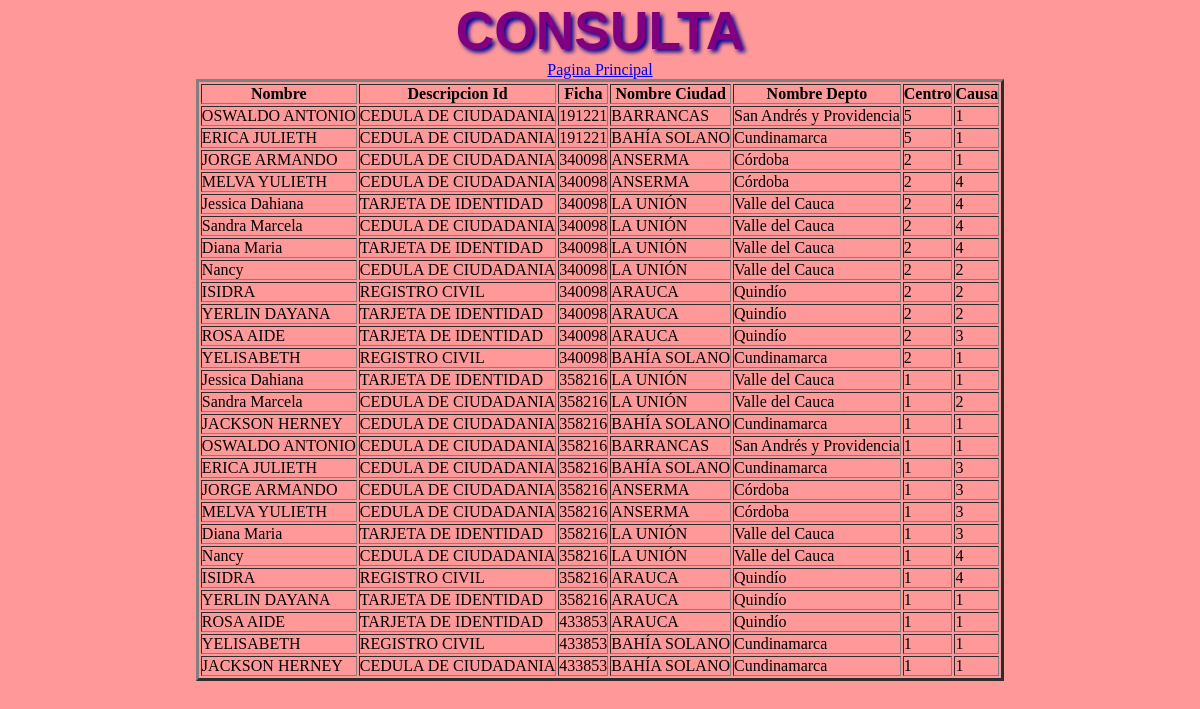
The page /consulta_2/index.php on the database its author committed.
### tables this page shows
CREATE TABLE IF NOT EXISTS `tipo_id` (
  `cod_tipo_id` varchar(3) NOT NULL DEFAULT '',
  `des_tipo_id` varchar(20) DEFAULT NULL,
  PRIMARY KEY (`cod_tipo_id`)
);

CREATE TABLE IF NOT EXISTS `aprendiz` (
  `id_apre` varchar(12) NOT NULL DEFAULT '',
  `nom_apre` varchar(60) DEFAULT NULL,
  `apel_apre` varchar(60) DEFAULT NULL,
  `tel_apre` varchar(12) DEFAULT NULL,
  `cod_ciudad` varchar(2) DEFAULT NULL,
  `cod_tipo_id` varchar(3) DEFAULT NULL,
  `cod_rh` varchar(3) DEFAULT NULL,
  `genero` varchar(2) DEFAULT NULL,
  `edad` varchar(2) DEFAULT NULL,
  PRIMARY KEY (`id_apre`),
  KEY `cod_ciudad` (`cod_ciudad`),
  KEY `cod_tipo_id` (`cod_tipo_id`),
  KEY `cod_rh` (`cod_rh`)
);

CREATE TABLE IF NOT EXISTS `ficha` (
  `num_ficha` varchar(7) NOT NULL DEFAULT '',
  `cod_prog` varchar(4) DEFAULT NULL,
  `fecha_ini` varchar(10) DEFAULT NULL,
  `fecha_fin` varchar(10) DEFAULT NULL,
  `cod_centro` varchar(2) DEFAULT NULL,
  PRIMARY KEY (`num_ficha`),
  KEY `cod_prog` (`cod_prog`)
);

CREATE TABLE IF NOT EXISTS `ciudad` (
  `cod_ciudad` varchar(4) NOT NULL DEFAULT '',
  `nom_ciudad` varchar(60) DEFAULT NULL,
  `cod_depto` varchar(2) DEFAULT NULL,
  `habitantes` varchar(15) DEFAULT NULL,
  PRIMARY KEY (`cod_ciudad`),
  KEY `cod_depto` (`cod_depto`)
);

CREATE TABLE IF NOT EXISTS `depto` (
  `cod_depto` varchar(2) NOT NULL DEFAULT '',
  `nom_depto` varchar(60) DEFAULT NULL,
  PRIMARY KEY (`cod_depto`)
);

CREATE TABLE IF NOT EXISTS `centro` (
  `cod_centro` varchar(2) NOT NULL DEFAULT '',
  `desc_centro` varchar(60) DEFAULT NULL,
  `tel` varchar(12) DEFAULT NULL,
  `dir` varchar(50) DEFAULT NULL,
  `cod_ciudad` varchar(2) DEFAULT NULL,
  PRIMARY KEY (`cod_centro`),
  KEY `cod_ciudad` (`cod_ciudad`)
);

CREATE TABLE IF NOT EXISTS `desercion` (
  `num_doc` varchar(4) NOT NULL DEFAULT '',
  `fecha` varchar(10) DEFAULT NULL,
  `id_apre` varchar(12) DEFAULT NULL,
  `num_ficha` varchar(7) DEFAULT NULL,
  `cod_causa` varchar(2) DEFAULT NULL,
  `fecha_desercion` varchar(10) DEFAULT NULL,
  `fase_desercion` varchar(4) DEFAULT NULL,
  PRIMARY KEY (`num_doc`),
  KEY `id_apre` (`id_apre`),
  KEY `num_ficha` (`num_ficha`),
  KEY `cod_causa` (`cod_causa`)
);

### librerias/dataBaseClass.php (called while the page is built, shortened)
<?php
class dataBaseClass {
  static private $host = 'localhost';
  static private $port = 3306,
          $dbname = 'bddesercion',
          $user = 'root',
          $password = 'Sena2014',
          $driver = 'mysql',
          $instance = NULL;
  static public function getInstance() {
    return self::$instance;
  }
  static private function connect() {
    try {
      $dsn = self::$driver
              . ':host='. self::$host
              . ';port=' . self::$port
              . ';dbname=' . self::$dbname;
      self::$instance = new PDO($dsn, self::$user, self::$password);
      return true;
    } catch (PDOException $e) {
      echo $e->getMessage();
    }
  }
}

### consulta_2/model/modelClass.php (called while the page is built)
<?php
class modelClass {
  static public function getAll() {
    try {
      $sql = "SELECT nom_apre,des_tipo_id,ficha.num_ficha,nom_ciudad,nom_depto,centro.cod_centro,cod_causa FROM tipo_id,aprendiz,desercion,ficha,centro,ciudad,depto where desercion.cod_causa=desercion.cod_causa and desercion.id_apre=aprendiz.id_apre and aprendiz.cod_tipo_id=tipo_id.cod_tipo_id and ficha.cod_centro=centro.cod_centro and ciudad.cod_depto=depto.cod_depto and aprendiz.cod_ciudad=ciudad.cod_ciudad and desercion.num_ficha=ficha.num_ficha";
      return dataBaseClass::getInstance()->query($sql)->fetchAll(PDO::FETCH_ASSOC);
    } catch (PDOException $e) {
      return $e;
    }
  }
}

### consulta_2/view/viewClass.php (called while the page is built, shortened)
<?php
class viewClass {
  static public function renderHTML($view, $args = NULL) {
    include_once 'templates/' . $view;
  }
}

### consulta_2/view/templates/index.php (the view, shortened to what this page needs)
<!DOCTYPE html>
<html lang="es">
    <head>
        <link rel="stylesheet" media="screen" href="css/miestilo.css">
    </head>
    <body><center>
        <h1>CONSULTA</h1>
        <table border="3">
            <thead>
                <tr>
                    <th>Nombre</th>
                    <th>Descripcion Id</th>
                    <th>Ficha</th>
                    <th>Nombre Ciudad</th>
                    <th>Nombre Depto</th>
                    <th>Centro</th>
                    <th>Causa</th>
                     </tr>
            </thead>
            <tbody>
                <?php foreach ($datos as $row): ?>
                    <tr>
                        <td><?php echo $row['nom_apre'] ?></td>
                        <td><?php echo $row['des_tipo_id'] ?></td>
                        <td><?php echo $row['num_ficha'] ?></td>
                        <td><?php echo $row['nom_ciudad'] ?></td>
                       <td><?php echo $row['nom_depto'] ?></td>
                        <td><?php echo $row['cod_centro'] ?></td>
                        <td><?php echo $row['cod_causa'] ?></td>
                    </tr>
                <?php endforeach ?>
                    <a href="http://localhost/consultaOchoEjercicios/">Pagina Principal</a></tr></th><br>
            </tbody>
        </table>
    </center>
</body>
</html>

### consulta_2/index.php
<?php
include_once '../librerias/dataBaseClass.php';
include_once 'controller/controllerClass.php';
include_once 'view/viewClass.php';
include_once 'model/modelClass.php';
$controller = new controllerClass();
if (isset($_GET['action'])) {
  switch ($_GET['action']) {
    case 'create':
      $controller->create();
      break;
    case 'update':
      $controller->update();
      break;
    case 'delete':
      $controller->delete();
      break;
    case 'read':
      $controller->index();
      break;
    default :
      $controller->notFound();
  }
} else {
  $controller->index();
}

### consulta_2/controller/controllerClass.php
<?php
class controllerClass {
  public function index($args = NULL) {
    $args['datos'] = modelClass::getAll();
    if (is_array($args['datos'])) {
      viewClass::renderHTML('index.php', $args);
    } else {
      viewClass::renderHTML('error.php', $args);
    }
  }
}

### consulta_2/css/miestilo.css (style rules this page uses)
* { margin: 0px; padding: 0px; }
h1 { text-shadow: rgb(0,0,150) 3px 3px 4px; font-family:Tempus Sans ITC,sans-serif; font-size: 40pt; color: purple; }
body { text-align: center; background: #ff9999; }

### rows shown on the page
tipo_id: aprendiz.nom_apre "OSWALDO ANTONIO", des_tipo "CEDULA DE CIUDADANIA", ficha.num_ficha "191221", ciudad.nom_ciudad "BARRANCAS", depto.nom_depto "San Andrés y Providencia", centro.cod_centro "5", desercion.cod_causa "1", aprendiz.nom_apre "ERICA JULIETH", ciudad.nom_ciudad "BAHÍA SOLANO", depto.nom_depto "Cundinamarca", aprendiz.nom_apre "JORGE ARMANDO", ficha.num_ficha "340098", ciudad.nom_ciudad "ANSERMA", depto.nom_depto "Córdoba", centro.cod_centro "2", aprendiz.nom_apre "MELVA YULIETH", desercion.cod_causa "4", aprendiz.nom_apre "Sandra Marcela", ciudad.nom_ciudad "LA UNIÓN", depto.nom_depto "Valle del Cauca", aprendiz.nom_apre "Nancy", desercion.cod_causa "2", ficha.num_ficha "358216", centro.cod_centro "1", aprendiz.nom_apre "JACKSON HERNEY", desercion.cod_causa "3", ficha.num_ficha "433853"
tipo_id: aprendiz.nom_apre "Jessica Dahiana", des_tipo "TARJETA DE IDENTIDAD", ficha.num_ficha "340098", ciudad.nom_ciudad "LA UNIÓN", depto.nom_depto "Valle del Cauca", centro.cod_centro "2", desercion.cod_causa "4", aprendiz.nom_apre "Diana Maria", aprendiz.nom_apre "YERLIN DAYANA", ciudad.nom_ciudad "ARAUCA", depto.nom_depto "Quindío", desercion.cod_causa "2", aprendiz.nom_apre "ROSA AIDE", desercion.cod_causa "3", ficha.num_ficha "358216", centro.cod_centro "1", desercion.cod_causa "1", ficha.num_ficha "433853"
tipo_id: aprendiz.nom_apre "ISIDRA", des_tipo "REGISTRO CIVIL", ficha.num_ficha "340098", ciudad.nom_ciudad "ARAUCA", depto.nom_depto "Quindío", centro.cod_centro "2", desercion.cod_causa "2", aprendiz.nom_apre "YELISABETH", ciudad.nom_ciudad "BAHÍA SOLANO", depto.nom_depto "Cundinamarca", desercion.cod_causa "1", ficha.num_ficha "358216", centro.cod_centro "1", desercion.cod_causa "4", ficha.num_ficha "433853"
